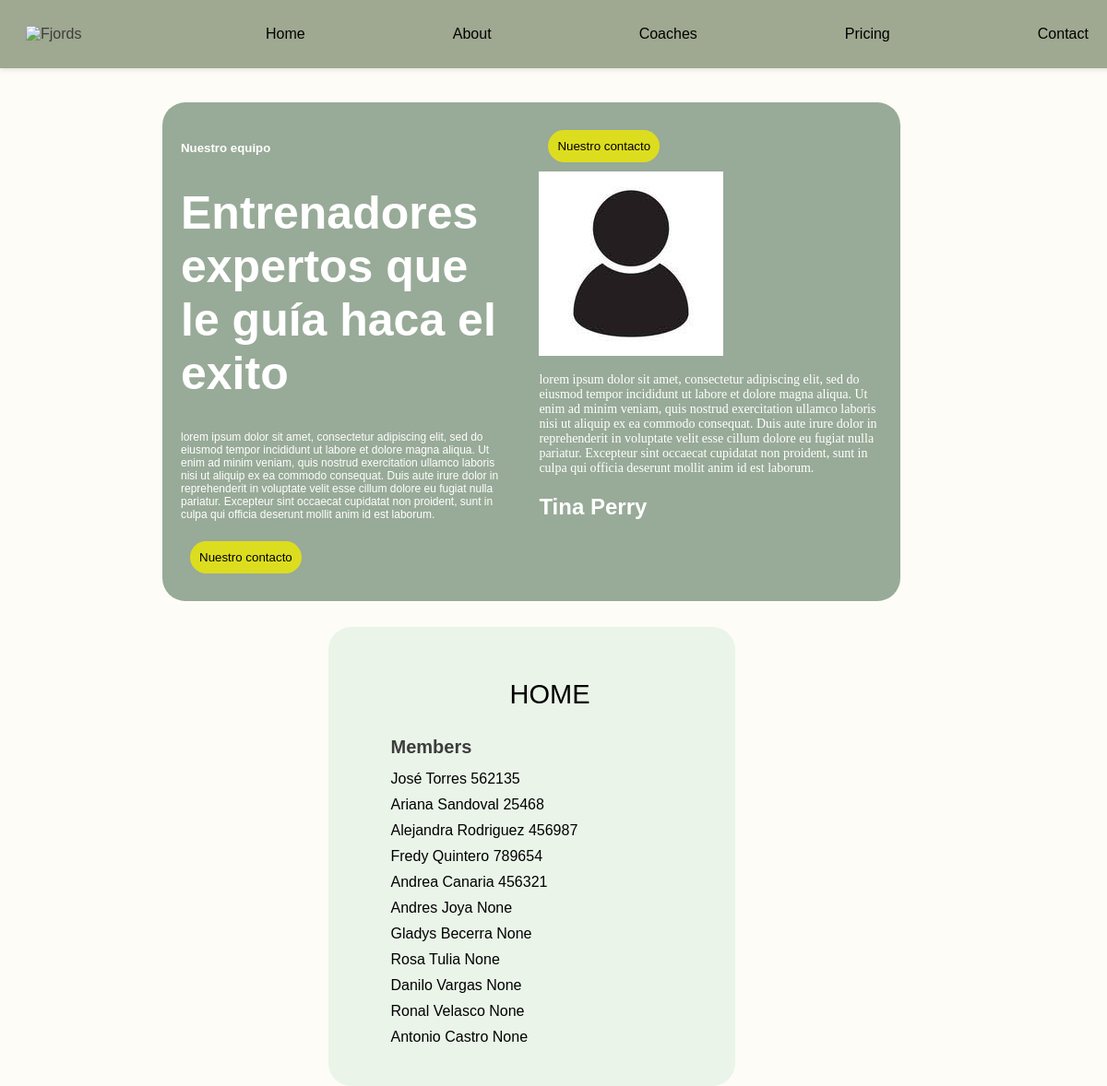
/members/, run on an earlier commit of the app's database.
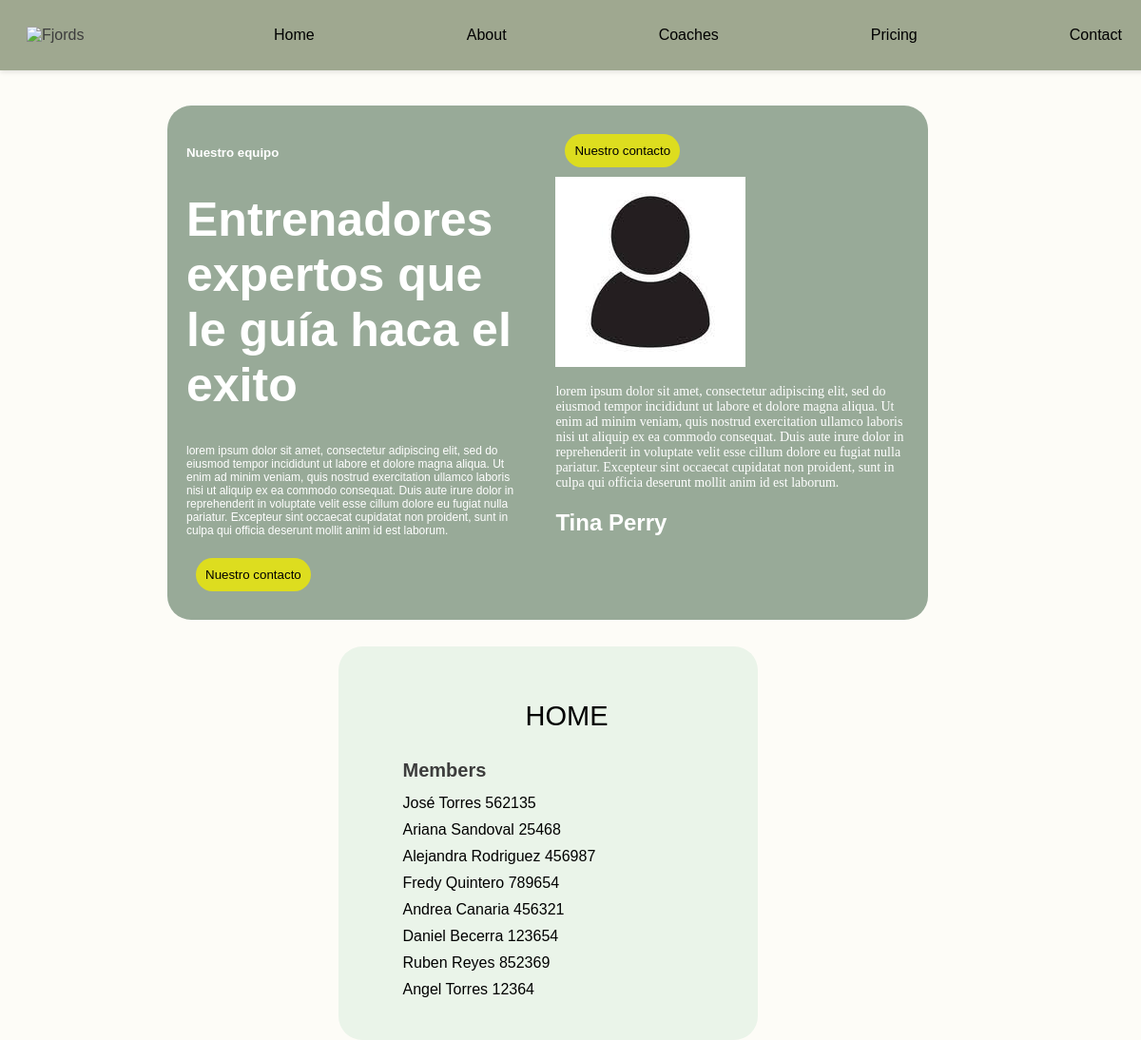
And on a later commit of the database.
### members/models.py (models this page shows)
class Member(models.Model):
    firstname = models.CharField(max_length=255)
    lastname = models.CharField(max_length=255)
    phone = models.IntegerField(null=True)
    joined_date = models.DateField(null=True)
    gender = models.CharField(max_length=255, null=True)
    birthay = models.DateField(null=True)
    email = models.EmailField(null=True)

### members/views.py (the view)
# urls.py: path('members/', views.members, name='members'),
def members(request):
    mymembers = Member.objects.all().values()
    template = loader.get_template('all_members.html')
    context = {
        'mymembers': mymembers,
    }
    return HttpResponse(template.render(context, request))

### members/templates/all_members.html (shortened to what this page needs)
{% extends "master.html"%}
{% block content%}
<div class="contenedor_db">
    <ul>
    <p><a href="/">HOME</a></p>
    <h1>Members</h1>
    <div class="cont_li">
    {% for  x in mymembers %}
        <li><a href="details/{{ x.id }}">{{ x.firstname }} {{ x.lastname}} {{ x.phone }} </a></li>
    {% endfor%}
    </div>
    </ul>
</div>
{% endblock %}

### members/templates/master.html (shortened to what this page needs)
<!DOCTYPE html>
<html>
<head>
</head>
<body>
    <nav class="nav_menu">
        <img src="https://cdn.worldvectorlogo.com/logos/sport-avenue-3.svg" alt="Fjords" >
        <a href="/">Home</a>
        <a href="">About</a>
        <a href="">Coaches</a>
        <a href="">Pricing</a>
        <a href="">Contact</a>
    </nav>
    <div class="contenedor_principal">
    <div class="contenedor_flex">
        <div class="contenedor_uno">
            <h5>Nuestro equipo</h5>
        <h1>Entrenadores expertos que le guía haca el exito</h1>
        <p>lorem ipsum dolor sit amet, consectetur adipiscing elit, sed do eiusmod tempor incididunt ut labore et dolore magna aliqua. Ut enim ad minim veniam, quis nostrud exercitation ullamco laboris nisi ut aliquip ex ea commodo consequat. Duis aute irure dolor in reprehenderit in voluptate velit esse cillum dolore eu fugiat nulla pariatur. Excepteur sint occaecat cupidatat non proident, sunt in culpa qui officia deserunt mollit anim id est laborum.</p>
        <button>Nuestro contacto</button>
        </div>
        <div class="contenedor_dos">
            <button>Nuestro contacto</button>
            <div class="perfil">
        <img>
        <p>lorem ipsum dolor sit amet, consectetur adipiscing elit, sed do eiusmod tempor incididunt ut labore et dolore magna aliqua. Ut enim ad minim veniam, quis nostrud exercitation ullamco laboris nisi ut aliquip ex ea commodo consequat. Duis aute irure dolor in reprehenderit in voluptate velit esse cillum dolore eu fugiat nulla pariatur. Excepteur sint occaecat cupidatat non proident, sunt in culpa qui officia deserunt mollit anim id est laborum.</p>
        <h2>Tina Perry</h2>
            </div>
        </div>
    </div>
    </div>
    {% block content %}
    {% endblock %}
</body

### members/templates/master.html (style rules this page uses)
:root { --light-cream: #FDFCF7; --sage-green: #9FA890; --mustard-yellow: #E8C547; --text-dark: #3D3D3D; --text-light: #FFFFFF; --nav-dark: #333333; --font-family: 'Montserrat', sans-serif; }
body { background-color: var(--light-cream); font-family: var(--font-family); color: var(--text-dark); margin: 0; padding: 0; width: 96%; }
.contenedor_principal { background-color: #98aa98; background-color: #98aa98; width: 800px; display: block; margin: auto; border-radius: 25px; font-family: Arial, Helvetica, sans-serif; margin-top: 37px; }
.nav_menu { display: flex; align-items: center; justify-content: space-between; padding: 28px; width: 100%; box-shadow: 0 2px 5px rgba(0,0,0,0.1); background-color: var(--sage-green); }
.nav_menu a { text-decoration: none; color: black; text-decoration: none; font-size: 16px; font-family: Arial, Helvetica, sans-serif; }
.nav_menu img { width: 100px }
.contenedor_uno { color: white; padding: 20px; }
.contenedor_uno h1 { font-size: 50px; }
.contenedor_uno p { font-size: 12px; }
.contenedor_dos { color: white; padding: 20px; }
.contenedor_flex { display: flex; flex-direction: row; }
.contenedor_flex button { border-radius: 22px; background-color: #dddd1f; margin: 10px; border: none; padding: 10px; }
.perfil p { font-size: 14px; font-family: initial; }
.contenedor_db { display: block; background: #eaf4e9; margin: auto; width: 385px; font-family: Arial, Helvetica, sans-serif; border-radius: 25px; padding: 28px; margin-top: 28px; }
.contenedor_db ul a { list-style: none; text-decoration: none; color: black; }
.contenedor_db ul { list-style: none; }
.contenedor_db h1 { font-size: 20px }
.contenedor_db p { text-align: center; font-size: 29px; }
.cont_li li { margin-bottom: 10px; }

What changed in the data, as far as the page shows it:
removed Member: firstname "Andres", lastname "Joya", phone "None"
removed Member: firstname "Gladys", lastname "Becerra", phone "None"
removed Member: firstname "Rosa", lastname "Tulia", phone "None"
removed Member: firstname "Ronal", lastname "Velasco", phone "None"
removed Member: firstname "Antonio", lastname "Castro", phone "None"
changed Member: firstname "Danilo" → "Daniel"; lastname "Vargas" → "Becerra"; phone "None" → "123654"
added Member: firstname "Ruben", lastname "Reyes", phone "852369"
added Member: firstname "Angel", lastname "Torres", phone "12364"
